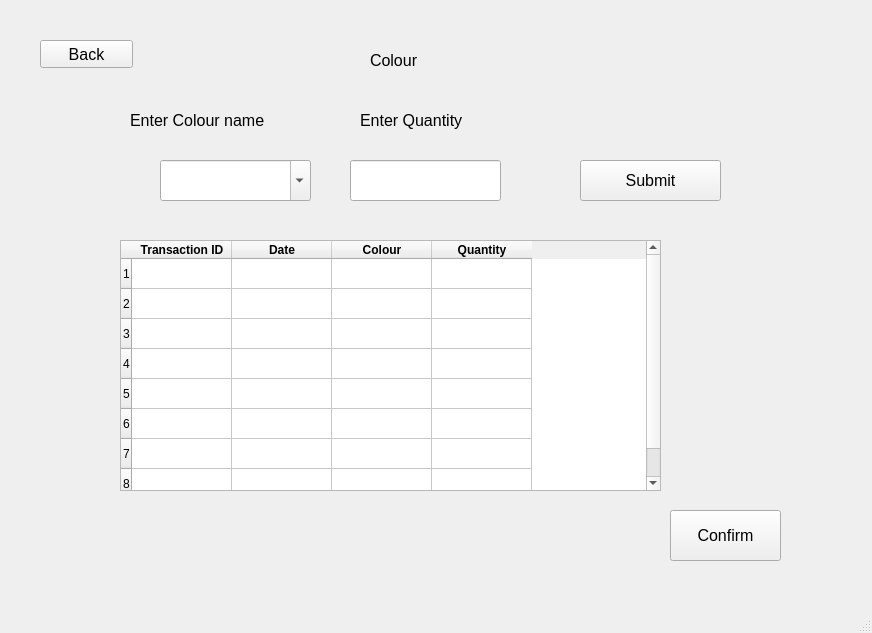
<?xml version="1.0" encoding="UTF-8"?>
<ui version="4.0">
 <class>MainWindow</class>
 <widget class="QMainWindow" name="MainWindow">
  <property name="geometry">
   <rect>
    <x>0</x>
    <y>0</y>
    <width>872</width>
    <height>633</height>
   </rect>
  </property>
  <property name="windowTitle">
   <string>MainWindow</string>
  </property>
  <widget class="QWidget" name="centralwidget">
   <widget class="QComboBox" name="col_name">
    <property name="geometry">
     <rect>
      <x>160</x>
      <y>160</y>
      <width>151</width>
      <height>41</height>
     </rect>
    </property>
    <property name="font">
     <font>
      <pointsize>12</pointsize>
     </font>
    </property>
    <property name="editable">
     <bool>true</bool>
    </property>
    <item>
     <property name="text">
      <string/>
     </property>
    </item>
    <item>
     <property name="text">
      <string>2/20</string>
     </property>
    </item>
    <item>
     <property name="text">
      <string>2/50</string>
     </property>
    </item>
    <item>
     <property name="text">
      <string>5/50</string>
     </property>
    </item>
   </widget>
   <widget class="QLabel" name="label">
    <property name="geometry">
     <rect>
      <x>130</x>
      <y>100</y>
      <width>181</width>
      <height>41</height>
     </rect>
    </property>
    <property name="font">
     <font>
      <pointsize>12</pointsize>
     </font>
    </property>
    <property name="text">
     <string>Enter Colour name</string>
    </property>
   </widget>
   <widget class="QLabel" name="label_3">
    <property name="geometry">
     <rect>
      <x>370</x>
      <y>40</y>
      <width>151</width>
      <height>41</height>
     </rect>
    </property>
    <property name="font">
     <font>
      <pointsize>12</pointsize>
     </font>
    </property>
    <property name="text">
     <string>Colour</string>
    </property>
   </widget>
   <widget class="QLabel" name="label_2">
    <property name="geometry">
     <rect>
      <x>360</x>
      <y>100</y>
      <width>191</width>
      <height>41</height>
     </rect>
    </property>
    <property name="font">
     <font>
      <pointsize>12</pointsize>
     </font>
    </property>
    <property name="text">
     <string>Enter Quantity</string>
    </property>
   </widget>
   <widget class="QPushButton" name="col_add">
    <property name="geometry">
     <rect>
      <x>580</x>
      <y>160</y>
      <width>141</width>
      <height>41</height>
     </rect>
    </property>
    <property name="font">
     <font>
      <pointsize>12</pointsize>
     </font>
    </property>
    <property name="text">
     <string>Submit</string>
    </property>
   </widget>
   <widget class="QPushButton" name="col_add_back">
    <property name="geometry">
     <rect>
      <x>40</x>
      <y>40</y>
      <width>93</width>
      <height>28</height>
     </rect>
    </property>
    <property name="font">
     <font>
      <pointsize>12</pointsize>
     </font>
    </property>
    <property name="text">
     <string>Back</string>
    </property>
   </widget>
   <widget class="QLineEdit" name="col_qty">
    <property name="geometry">
     <rect>
      <x>350</x>
      <y>160</y>
      <width>151</width>
      <height>41</height>
     </rect>
    </property>
    <property name="font">
     <font>
      <pointsize>12</pointsize>
     </font>
    </property>
   </widget>
   <widget class="QPushButton" name="col_confirm">
    <property name="geometry">
     <rect>
      <x>670</x>
      <y>510</y>
      <width>111</width>
      <height>51</height>
     </rect>
    </property>
    <property name="font">
     <font>
      <pointsize>12</pointsize>
     </font>
    </property>
    <property name="text">
     <string>Confirm</string>
    </property>
   </widget>
   <widget class="QTableWidget" name="col_addtable">
    <property name="geometry">
     <rect>
      <x>120</x>
      <y>240</y>
      <width>541</width>
      <height>251</height>
     </rect>
    </property>
    <property name="rowCount">
     <number>8</number>
    </property>
    <property name="columnCount">
     <number>4</number>
    </property>
    <row/>
    <row/>
    <row/>
    <row/>
    <row/>
    <row/>
    <row/>
    <row/>
    <column>
     <property name="text">
      <string>Transaction ID</string>
     </property>
     <property name="font">
      <font>
       <weight>75</weight>
       <bold>true</bold>
       <underline>false</underline>
       <strikeout>false</strikeout>
      </font>
     </property>
    </column>
    <column>
     <property name="text">
      <string>Date</string>
     </property>
     <property name="font">
      <font>
       <weight>75</weight>
       <bold>true</bold>
      </font>
     </property>
    </column>
    <column>
     <property name="text">
      <string>Colour</string>
     </property>
     <property name="font">
      <font>
       <weight>75</weight>
       <bold>true</bold>
      </font>
     </property>
    </column>
    <column>
     <property name="text">
      <string>Quantity</string>
     </property>
     <property name="font">
      <font>
       <weight>75</weight>
       <bold>true</bold>
      </font>
     </property>
    </column>
    <item row="0" column="0">
     <property name="text">
      <string/>
     </property>
     <property name="flags">
      <set>ItemIsSelectable|ItemIsDragEnabled|ItemIsEnabled</set>
     </property>
    </item>
    <item row="0" column="1">
     <property name="text">
      <string/>
     </property>
     <property name="flags">
      <set>ItemIsSelectable|ItemIsDragEnabled|ItemIsEnabled</set>
     </property>
    </item>
    <item row="1" column="0">
     <property name="text">
      <string/>
     </property>
     <property name="flags">
      <set>ItemIsSelectable|ItemIsDragEnabled|ItemIsEnabled</set>
     </property>
    </item>
    <item row="1" column="1">
     <property name="text">
      <string/>
     </property>
     <property name="flags">
      <set>ItemIsSelectable|ItemIsDragEnabled|ItemIsEnabled</set>
     </property>
    </item>
    <item row="1" column="2">
     <property name="text">
      <string/>
     </property>
    </item>
    <item row="2" column="0">
     <property name="text">
      <string/>
     </property>
     <property name="flags">
      <set>ItemIsSelectable|ItemIsDragEnabled|ItemIsEnabled</set>
     </property>
    </item>
    <item row="2" column="1">
     <property name="text">
      <string/>
     </property>
     <property name="flags">
      <set>ItemIsSelectable|ItemIsDragEnabled|ItemIsEnabled</set>
     </property>
    </item>
    <item row="3" column="0">
     <property name="text">
      <string/>
     </property>
     <property name="flags">
      <set>ItemIsSelectable|ItemIsDragEnabled|ItemIsEnabled</set>
     </property>
    </item>
    <item row="3" column="1">
     <property name="text">
      <string/>
     </property>
     <property name="flags">
      <set>ItemIsSelectable|ItemIsDragEnabled|ItemIsEnabled</set>
     </property>
    </item>
    <item row="4" column="0">
     <property name="text">
      <string/>
     </property>
     <property name="flags">
      <set>ItemIsSelectable|ItemIsDragEnabled|ItemIsEnabled</set>
     </property>
    </item>
    <item row="4" column="1">
     <property name="text">
      <string/>
     </property>
     <property name="flags">
      <set>ItemIsSelectable|ItemIsDragEnabled|ItemIsEnabled</set>
     </property>
    </item>
    <item row="5" column="0">
     <property name="text">
      <string/>
     </property>
     <property name="flags">
      <set>ItemIsSelectable|ItemIsDragEnabled|ItemIsEnabled</set>
     </property>
    </item>
    <item row="5" column="1">
     <property name="text">
      <string/>
     </property>
     <property name="flags">
      <set>ItemIsSelectable|ItemIsDragEnabled|ItemIsEnabled</set>
     </property>
    </item>
    <item row="6" column="0">
     <property name="text">
      <string/>
     </property>
     <property name="flags">
      <set>ItemIsSelectable|ItemIsDragEnabled|ItemIsEnabled</set>
     </property>
    </item>
    <item row="6" column="1">
     <property name="text">
      <string/>
     </property>
     <property name="flags">
      <set>ItemIsSelectable|ItemIsDragEnabled|ItemIsEnabled</set>
     </property>
    </item>
    <item row="7" column="0">
     <property name="text">
      <string/>
     </property>
     <property name="flags">
      <set>ItemIsSelectable|ItemIsDragEnabled|ItemIsEnabled</set>
     </property>
    </item>
    <item row="7" column="1">
     <property name="text">
      <string/>
     </property>
     <property name="flags">
      <set>ItemIsSelectable|ItemIsDragEnabled|ItemIsEnabled</set>
     </property>
    </item>
   </widget>
  </widget>
  <widget class="QMenuBar" name="menubar">
   <property name="geometry">
    <rect>
     <x>0</x>
     <y>0</y>
     <width>872</width>
     <height>26</height>
    </rect>
   </property>
  </widget>
  <widget class="QStatusBar" name="statusbar"/>
 </widget>
 <resources/>
 <connections/>
</ui>
